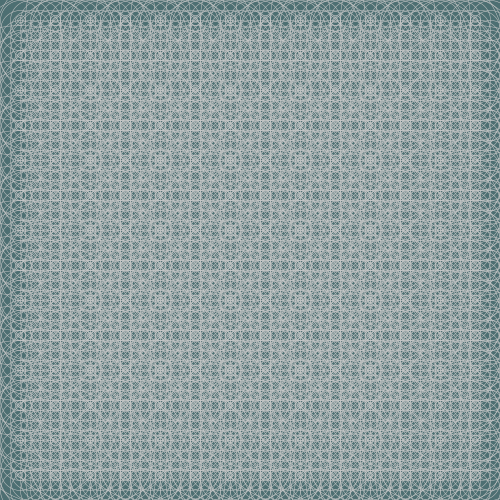
Frame 1 (no input)
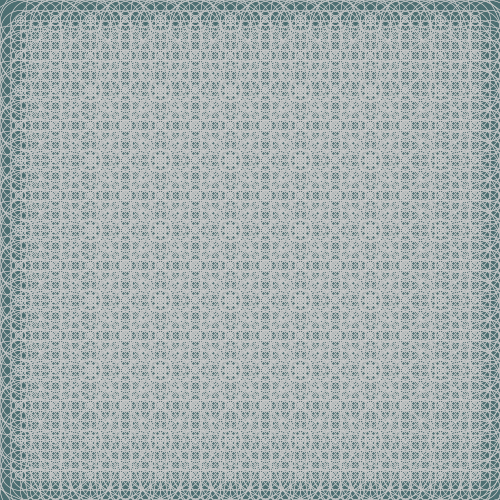
Frame 2 (the mouse pressed at the canvas centre, redrawn once)

The Processing sketch that drew these frames (run headless with seeded random() and noise(); the mouse was pressed at the canvas centre and the sketch redrawn once):

// Processing sketch: processing_85221
// ── processing_85221.pde

void setup()
{
  size(500, 500);
  stroke(200);
  background(#4d6f72);
  strokeWeight(0.5);
  smooth();
}



void draw()
{
  noFill();

  for (int posX = 20; posX < width; posX = posX + 10)
  {
   
  for (int posY = 20; posY < height; posY = posY + 10)
  {
    ellipse(posX, posY, 40, 40);
  }}

for (int posX = 20; posX < width; posX = posX + 35)
  {
   
  for (int posY = 20; posY < height; posY = posY + 35)
  {
    ellipse(posX, posY, 5, 5);
  }}

for (int posX = 20; posX < width; posX = posX + 35)
  {
   
  for (int posY = 20; posY < height; posY = posY + 35)
  {
    ellipse(posX, posY, 10, 10);
    
  }}
 
 for (int posX = 20; posX < width; posX = posX + 35)
  {
   
  for (int posY = 20; posY < height; posY = posY + 35)
  {
    ellipse(posX, posY, 200, 200);
    
  }}
 
 noLoop();
}
